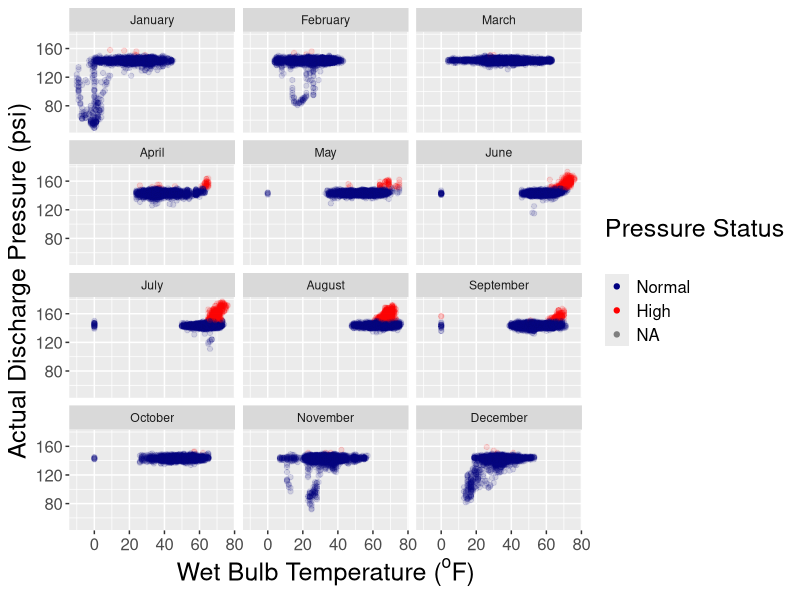
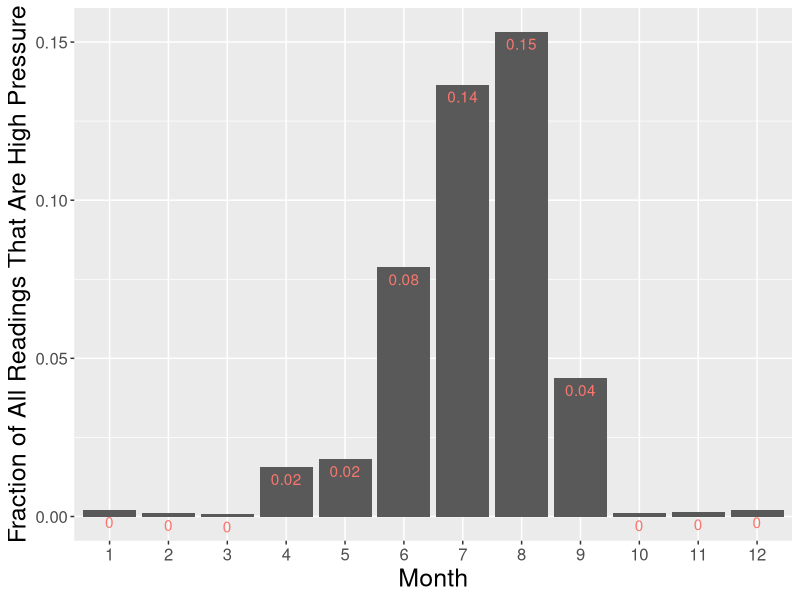
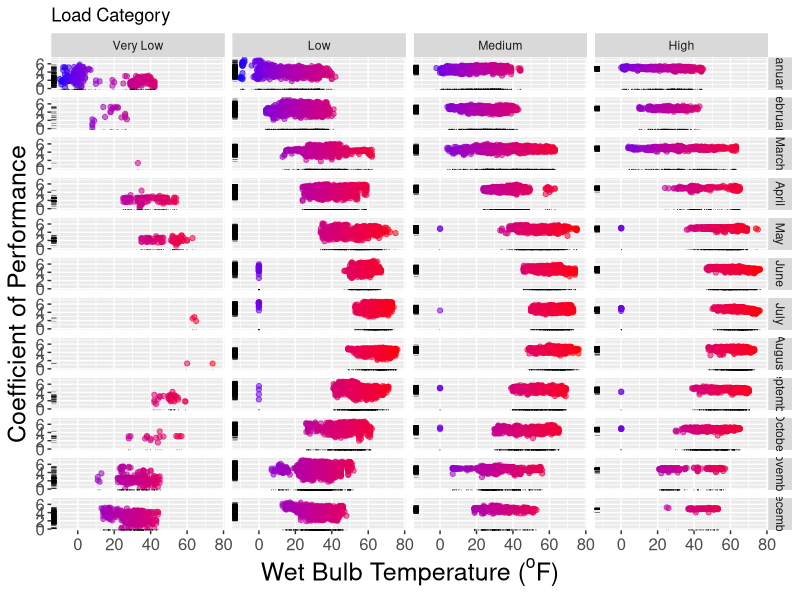
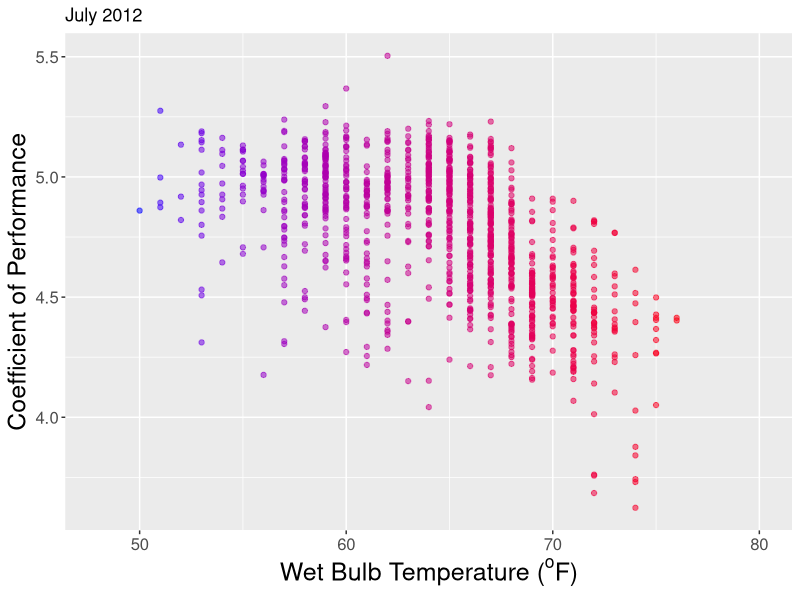
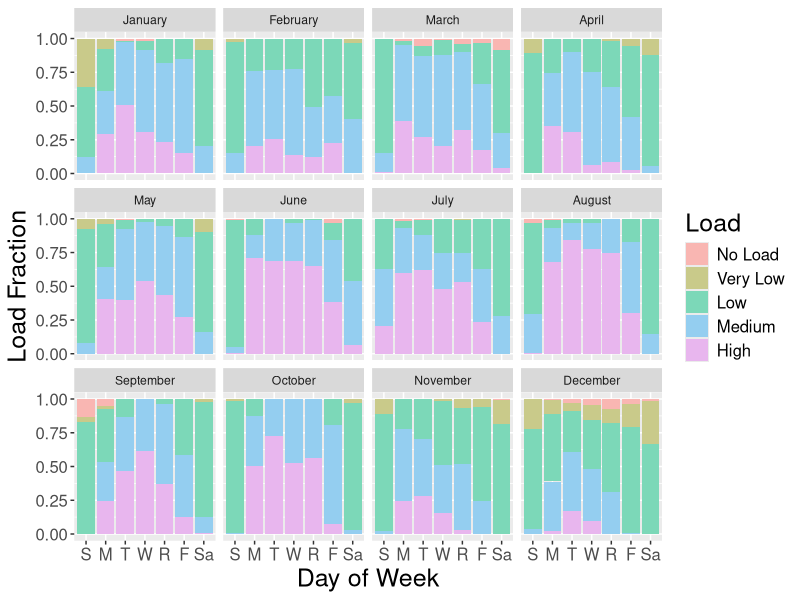
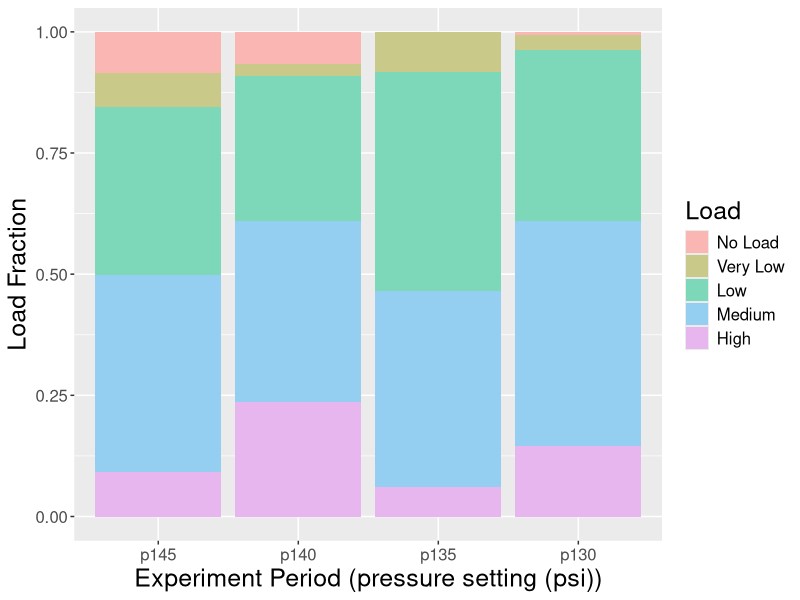
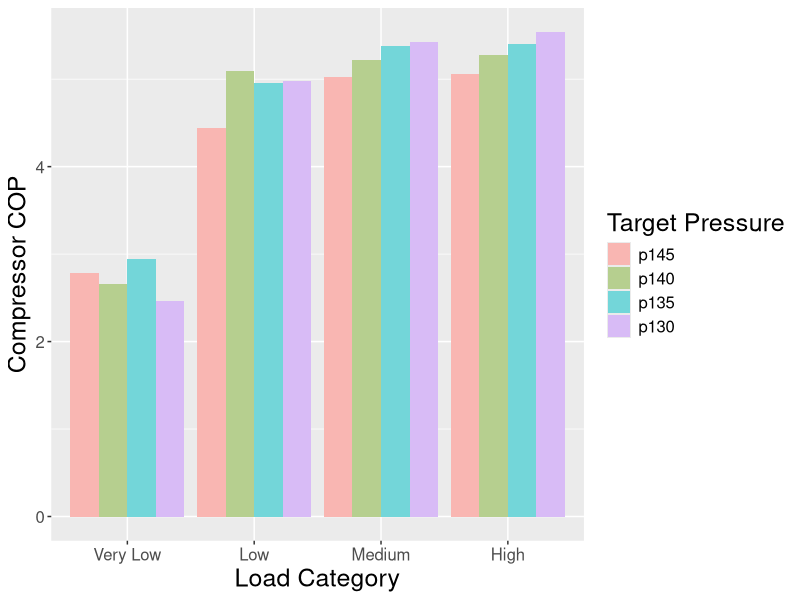
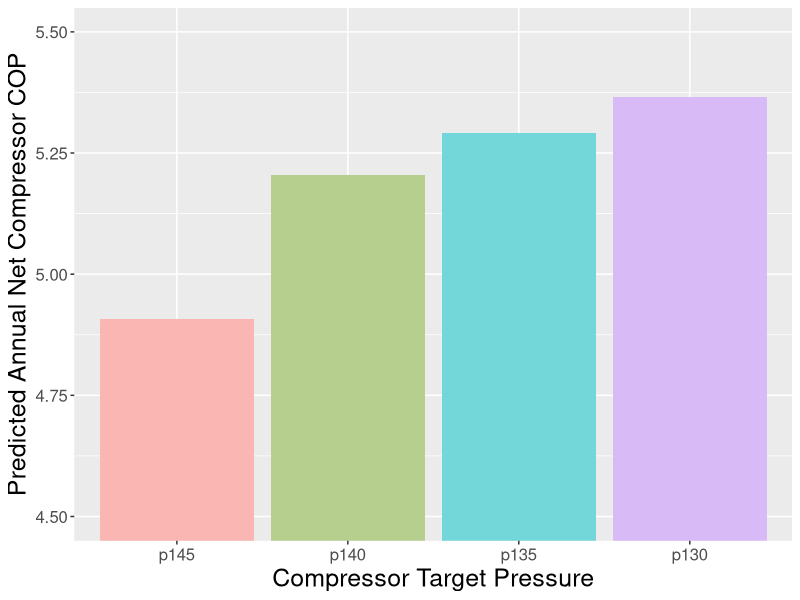

The R script that drew these images, in order:
## ---- chunk 1
library(lubridate)  ## for date/time handling
library(ggplot2)  ## for plotting
library(dplyr)  ## for groupby/summarize analysis
## ---- chunk 2
cust_theme <- theme(legend.text = element_text(size=12),
                      legend.title = element_text(size=18),
                      axis.text = element_text(size=12),
                      axis.title = element_text(size=18))

## ---- chunk 3
## to run this code, please make sure the three .csv files are in your working directory - thanks!
pressure_temperature <- read.csv("baseline-pressure-temp.csv", skip = 3, colClasses = c("character", "numeric", "numeric", "numeric"), na.strings = c("#N/A", "<NoData>"))

load_power <- read.csv("baseline-load-power.csv",
                       colClasses = c("character", "numeric", "numeric", "numeric"))

exp_period <- read.csv("efficiency.csv", skip = 5,
                       colClasses = c("character", "numeric", "numeric", "numeric", "numeric"),
                       na.strings = c("#N/A", "<NoData>"))
## ---- chunk 4
## add a usable date column to each dataset
pressure_temperature$date <- mdy_hm(pressure_temperature$Date...Time)
load_power$date <- mdy_hm(load_power$Date...Time)
exp_period$date <- mdy_hm(exp_period$Date...Time)

## merge the pressure/temp dataset with the load power dataset
control_series <- merge(pressure_temperature, load_power, by="date")

## adding columns to control series:
## add a month column for easy grouping by month and a weekday column for grouping by day of the week
control_series$month <- month(control_series$date)
control_series$weekday <- wday(control_series$date)
exp_period$weekday <- wday(exp_period$date)

## add a column with load in kW instead of tons so the coefficient of performance will be unitless
control_series$load.kW <- control_series$Load..tons. * 3.51685
exp_period$load.kW <- exp_period$Load..tons. * 3.51685

## add a coefficient of performance
control_series$COP <- control_series$load.kW / control_series$Refr.compressor.power..kW.
exp_period$COP <- exp_period$load.kW / exp_period$Refr.compressor.power..kW.

## ---- chunk 5
## How big a problem might high wet bulb temps present?
## identify occurrences when condenser fans are not lowering the discharge pressure to within 1 SD of target
## find standard deviation of discharge pressures over 2012
P_one_sd <- sd(control_series$Discharge.pressure..psig., na.rm=TRUE)
P_mean <- mean(control_series$Discharge.pressure..psig., na.rm=TRUE)

## flag points above 1 SD of discharge pressure
control_series$highP <- cut(control_series$Discharge.pressure..psig., 
                            breaks = c(0, P_mean + P_one_sd, 500), 
                            labels = c("normal", "high"))

## add a month name column to label the facet plot
control_series$month_name <- factor(month.name[control_series$month], 
                                    levels= c("January", "February", "March", "April", "May", "June", "July", "August", "September", "October", "November", "December"))


## how many "high pressure" periods by month and what fraction do they represent:
P_by_month <- group_by(control_series, month, highP) %>%
                summarize(n = n()) %>%
                mutate(fraction = n / sum(n))
high_P_by_month <- filter(P_by_month, highP == "high")

## plot discharge pressure vs. wet bulb temp, highlighting those points more than 1 SD above target
g <- ggplot(control_series, aes(x=Twb..F., y=Discharge.pressure..psig., color=highP)) + 
    geom_point(alpha=.12,na.rm = TRUE) +
    scale_color_manual("Pressure Status\n", labels=c("Normal", "High"), values=c("#000080", "red"))
    coord_cartesian(xlim = c(-10, 80), ylim = c(70,180))

g + facet_wrap( ~ month_name, ncol=3) + 
    cust_theme + 
    xlab(bquote('Wet Bulb Temperature ('^o*F*')')) + 
    ylab("Actual Discharge Pressure (psi)") +
    guides(colour = guide_legend(override.aes = list(alpha = 1)))

## ---- chunk 6
## plot fraction of "high" pressure readings by month
ggplot(high_P_by_month, aes(x=factor(month), y=fraction)) + 
    geom_bar(stat="identity") +
    geom_text(aes(color="white", label=round(fraction, digits=2)), vjust=1.5) +
    cust_theme +
    theme(legend.position="none") +
    xlab("Month") +
    ylab("Fraction of All Readings That Are High Pressure")

## ---- chunk 7
## how does the COP vary with wet bulb temperature at different loads?
## cut the load index into different bins
control_series$load_category <- cut(control_series$load.kW,
                                    breaks = c(-1, 1, 200, 800, 1200, 2200),
                                    labels = c("No Load", "Very Low", "Low", "Medium", "High"))

## plot of all months and load categories (very low < 200kW < low < 800kW < medium < 1200kW < high < 2200kW)
h <- ggplot(filter(control_series, load_category != "No Load"), aes(x=Twb..F., y=COP)) +
    geom_point(aes(alpha = .12, color = Twb..F.), na.rm = TRUE) + 
    scale_color_gradient(low="blue", high="red")
h + facet_grid(month_name ~ load_category) + geom_rug(position="jitter", size = 0.1) +
    cust_theme +
    xlab(bquote('Wet Bulb Temperature ('^o*F*')')) +
    ylab("Coefficient of Performance") +
    ggtitle("Load Category") + 
    theme(legend.position="none")

## ---- chunk 8
## example plot of COP suffering because condenser fans aren't removing enough heat before refrigerant returns to the compressor
## July 2012
ggplot(filter(control_series, load_category == "High", month == 7), aes(x=Twb..F., y=COP)) +
    geom_point(aes(alpha = .12, color = Twb..F.), na.rm = TRUE) + 
    scale_color_gradient(limits=c(50, 77),low="blue", high="red") +
    coord_cartesian(xlim = c(48, 80)) +
    cust_theme + 
    theme(legend.position="none") +
    ggtitle("July 2012") +
    xlab(bquote('Wet Bulb Temperature ('^o*F*')')) +
    ylab("Coefficient of Performance")

## ---- chunk 9
## how much does the load depend on the day of the week?
load_by_month_wday <- group_by(control_series, month_name, weekday, load_category) %>%
    summarize(n = n()) %>%
    mutate(wday_fraction = n / sum(n))

i <- ggplot(load_by_month_wday, aes(x=weekday, y=wday_fraction, fill=load_category)) + geom_bar(stat="identity") + scale_fill_hue(c=45, l=80)
i + facet_wrap(~ month_name) +
    cust_theme +
    ylab("Load Fraction") +
    xlab("Day of Week") +
    labs(fill="Load") +
    scale_x_discrete(name="Day of Week", limits=c("S", "M","T","W","R","F","Sa"))
 
## ---- chunk 10
## define intervals for the experimental data
exp_period$p_label <- cut(exp_period$date, breaks= as.POSIXct(c("2012-12-31", "2013-02-03", "2013-02-05", "2013-02-19", 
                                                                "2013-02-21", "2013-03-06", "2013-03-08", "2013-05-21")),
                                            labels = c("p145", "t1", "p140", "t2", "p135", "t3", "p130")) 

exp_period$load_category <- cut(exp_period$load.kW,
                                    breaks = c(-1, 1, 200, 800, 1200, 2200),
                                    labels = c("No Load", "Very Low", "Low", "Medium", "High"))
## ---- chunk 11
## lets make sure the load profile is similar for all the periods in question
load_by_period <- group_by(exp_period, p_label, load_category) %>%
    summarize(n = n()) %>%
    mutate(load_fraction = n / sum(n)) %>%
    filter(p_label != "t1" & p_label != "t2" & p_label != "t3")

## the load profiles reveal that the comparison isn't really all that fair:
ggplot(load_by_period, aes(x=p_label, y=load_fraction, fill=load_category)) + 
    geom_bar(stat="identity") + 
    scale_fill_hue(c=45, l=80) +
    cust_theme +
    ylab("Load Fraction") +
    xlab("Experiment Period (pressure setting (psi))") +
    labs(fill="Load")

## ---- chunk 12
## let's compare COPs for each load group independently among the 4 experimental groups
## COP averages weighted by load
weighted_means <- group_by(exp_period, p_label, load_category) %>%
    summarize(n = n(), sum_load = sum(load.kW), sum_compressor_power = sum(Refr.compressor.power..kW.)) %>%
    mutate(w_mean = sum_load/sum_compressor_power) %>%
    filter(p_label != "t1" & p_label != "t2" & p_label != "t3" & load_category != "No Load")

ggplot(weighted_means, aes(x=load_category, y=w_mean, fill=p_label)) +
    geom_bar(stat="identity",position="dodge") + 
    scale_fill_hue(c=45, l=80) +
    cust_theme +
    ylab("Compressor COP") +
    xlab("Load Category") +
    labs(fill="Target Pressure")
    
## ---- chunk 13
## now, assuming a load distribution like 2012's, let's estimate an average COP for each target pressure setting
## first, what's the load distribution like for 2012?
year_long_load <- sum(control_series$load.kW)
control_load_fractions <- group_by(control_series, load_category) %>%
    summarize(number = n(), load_fraction = sum(load.kW)/year_long_load)

## now let's assume those load fractions will be similar for 2013 and calculate expected COPs for each load category - pressure combination:
year_long_predicted_COPs <- merge(weighted_means, control_load_fractions, by="load_category") %>%
    mutate(COP_contribution = load_fraction * w_mean) %>%
    group_by(p_label) %>%
    summarize(expected_COP = sum(COP_contribution))
print(year_long_predicted_COPs)

## plot the expected year long COPs
ggplot(year_long_predicted_COPs, aes(x=p_label, y=expected_COP, fill=p_label)) +
    geom_bar(stat="identity", position="dodge") +
    scale_fill_hue(c=45, l=80) +
    coord_cartesian(ylim = c(4.5,5.5)) +
    cust_theme +
    ylab("Predicted Annual Net Compressor COP") +
    xlab("Compressor Target Pressure") +
    theme(legend.position="none")
## ---- chunk 14
## energy projected for 365 days of 2012 -- control series is missing a few dates
correction_factor <- (365*24*4)/nrow(control_series)

total_year_heat_pumped <- sum(control_series$load.kW) * .25 * correction_factor # 15 minute data requires .25 correction factor
projected_savings <- mutate(year_long_predicted_COPs, annual_predicted_energy = total_year_heat_pumped / expected_COP,  Ecost_per_year = annual_predicted_energy * .15) # assuming $0.15 per kWh

## simple bar graph of the savings
ggplot(projected_savings, aes(x=p_label, y=Ecost_per_year, fill=p_label)) + 
    geom_bar(stat="identity") +
    coord_cartesian(ylim=c(200000, 250000)) +
    scale_fill_hue(c=45, l=80) +
    cust_theme +
    ylab("Predicted Annual Cost to Run Compressors (USD)") +
    xlab("Compressor Target Pressure") +
    theme(legend.position="none")

## ---- chunk 15

## first, get a "non-compressor" power consumption column
exp_period$other_power <- (exp_period$Utility.power..kW. - exp_period$Refr.compressor.power..kW.)

## now, we should see an increase in average "non-compressor" power at lower compressor target pressures
non_compressor_power_means <- group_by(exp_period, p_label, load_category) %>%
    summarize(cnpm = mean(other_power)) %>%
    filter(p_label != "t1" & p_label != "t2" & p_label != "t3" & load_category != "No Load")

ggplot(non_compressor_power_means, aes(x=load_category, y=cnpm, fill=p_label)) +
    geom_bar(stat="identity", position = "dodge") +
    scale_fill_hue(c=45, l=80) +
    cust_theme +
    ylab("Non-compressor Power Means (kW)") +
    xlab("Compressor Load Category") +
    labs(fill="Target Pressure")

